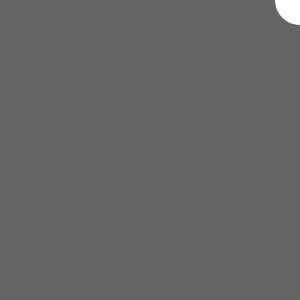
Frame 1 (no input)
Frame 60 (the mouse pressed at the canvas centre just before this capture): identical to frame 1, image omitted
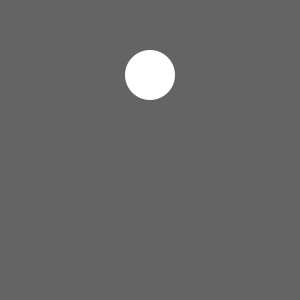
Frame 120 (the mouse held since frame 60 and released just before this capture)

The Processing sketch that drew these frames (run headless with seeded random() and noise(); from frame 60 on, the mouse is pressed at the canvas centre):

// Processing sketch: ex23_1
// ── ex23_1.pde
//Control the position of a shape with the mouse. 
//Strive to create a more interesting relation than one 
//directly mimicking the position of the cursor.

void setup() { 
  size(300,300); 
  smooth(); 
  noStroke();
}
void draw() { 
  background(100); 
  ellipse(width-mouseX,mouseY/2, 50,50);
} 
